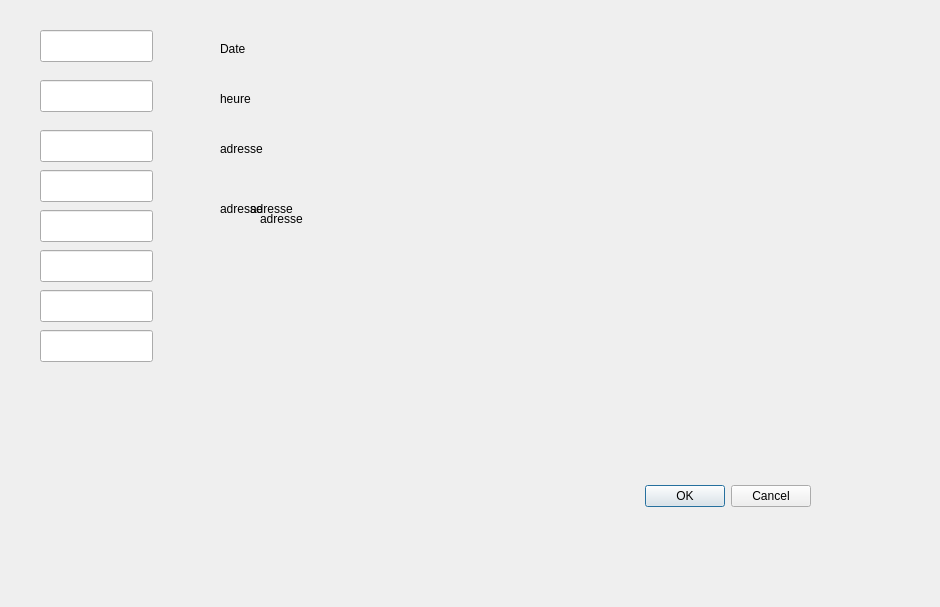
<?xml version="1.0" encoding="UTF-8"?>
<ui version="4.0">
 <class>Dialog</class>
 <widget class="QDialog" name="Dialog">
  <property name="geometry">
   <rect>
    <x>0</x>
    <y>0</y>
    <width>940</width>
    <height>607</height>
   </rect>
  </property>
  <property name="windowTitle">
   <string>Dialog</string>
  </property>
  <widget class="QDialogButtonBox" name="buttonBox">
   <property name="geometry">
    <rect>
     <x>470</x>
     <y>480</y>
     <width>341</width>
     <height>32</height>
    </rect>
   </property>
   <property name="orientation">
    <enum>Qt::Horizontal</enum>
   </property>
   <property name="standardButtons">
    <set>QDialogButtonBox::Cancel|QDialogButtonBox::Ok</set>
   </property>
  </widget>
  <widget class="QLineEdit" name="lineEdit">
   <property name="geometry">
    <rect>
     <x>40</x>
     <y>30</y>
     <width>113</width>
     <height>32</height>
    </rect>
   </property>
  </widget>
  <widget class="QLineEdit" name="lineEdit_2">
   <property name="geometry">
    <rect>
     <x>40</x>
     <y>80</y>
     <width>113</width>
     <height>32</height>
    </rect>
   </property>
  </widget>
  <widget class="QLineEdit" name="lineEdit_3">
   <property name="geometry">
    <rect>
     <x>40</x>
     <y>130</y>
     <width>113</width>
     <height>32</height>
    </rect>
   </property>
  </widget>
  <widget class="QLineEdit" name="lineEdit_4">
   <property name="geometry">
    <rect>
     <x>40</x>
     <y>210</y>
     <width>113</width>
     <height>32</height>
    </rect>
   </property>
  </widget>
  <widget class="QLineEdit" name="lineEdit_5">
   <property name="geometry">
    <rect>
     <x>40</x>
     <y>250</y>
     <width>113</width>
     <height>32</height>
    </rect>
   </property>
  </widget>
  <widget class="QLineEdit" name="lineEdit_6">
   <property name="geometry">
    <rect>
     <x>40</x>
     <y>290</y>
     <width>113</width>
     <height>32</height>
    </rect>
   </property>
  </widget>
  <widget class="QLineEdit" name="lineEdit_7">
   <property name="geometry">
    <rect>
     <x>40</x>
     <y>330</y>
     <width>113</width>
     <height>32</height>
    </rect>
   </property>
  </widget>
  <widget class="QLabel" name="label">
   <property name="geometry">
    <rect>
     <x>220</x>
     <y>40</y>
     <width>58</width>
     <height>18</height>
    </rect>
   </property>
   <property name="text">
    <string>Date</string>
   </property>
  </widget>
  <widget class="QLabel" name="label_2">
   <property name="geometry">
    <rect>
     <x>220</x>
     <y>90</y>
     <width>58</width>
     <height>18</height>
    </rect>
   </property>
   <property name="text">
    <string>heure</string>
   </property>
  </widget>
  <widget class="QLabel" name="label_3">
   <property name="geometry">
    <rect>
     <x>220</x>
     <y>140</y>
     <width>58</width>
     <height>18</height>
    </rect>
   </property>
   <property name="text">
    <string>adresse</string>
   </property>
  </widget>
  <widget class="QLabel" name="label_4">
   <property name="geometry">
    <rect>
     <x>220</x>
     <y>200</y>
     <width>58</width>
     <height>18</height>
    </rect>
   </property>
   <property name="text">
    <string>adresse</string>
   </property>
  </widget>
  <widget class="QLineEdit" name="lineEdit_8">
   <property name="geometry">
    <rect>
     <x>40</x>
     <y>170</y>
     <width>113</width>
     <height>32</height>
    </rect>
   </property>
  </widget>
  <widget class="QLabel" name="label_5">
   <property name="geometry">
    <rect>
     <x>250</x>
     <y>200</y>
     <width>58</width>
     <height>18</height>
    </rect>
   </property>
   <property name="text">
    <string>adresse</string>
   </property>
  </widget>
  <widget class="QLabel" name="label_6">
   <property name="geometry">
    <rect>
     <x>260</x>
     <y>210</y>
     <width>58</width>
     <height>18</height>
    </rect>
   </property>
   <property name="text">
    <string>adresse</string>
   </property>
  </widget>
 </widget>
 <resources/>
 <connections>
  <connection>
   <sender>buttonBox</sender>
   <signal>accepted()</signal>
   <receiver>Dialog</receiver>
   <slot>accept()</slot>
   <hints>
    <hint type="sourcelabel">
     <x>248</x>
     <y>254</y>
    </hint>
    <hint type="destinationlabel">
     <x>157</x>
     <y>274</y>
    </hint>
   </hints>
  </connection>
  <connection>
   <sender>buttonBox</sender>
   <signal>rejected()</signal>
   <receiver>Dialog</receiver>
   <slot>reject()</slot>
   <hints>
    <hint type="sourcelabel">
     <x>316</x>
     <y>260</y>
    </hint>
    <hint type="destinationlabel">
     <x>286</x>
     <y>274</y>
    </hint>
   </hints>
  </connection>
 </connections>
</ui>
